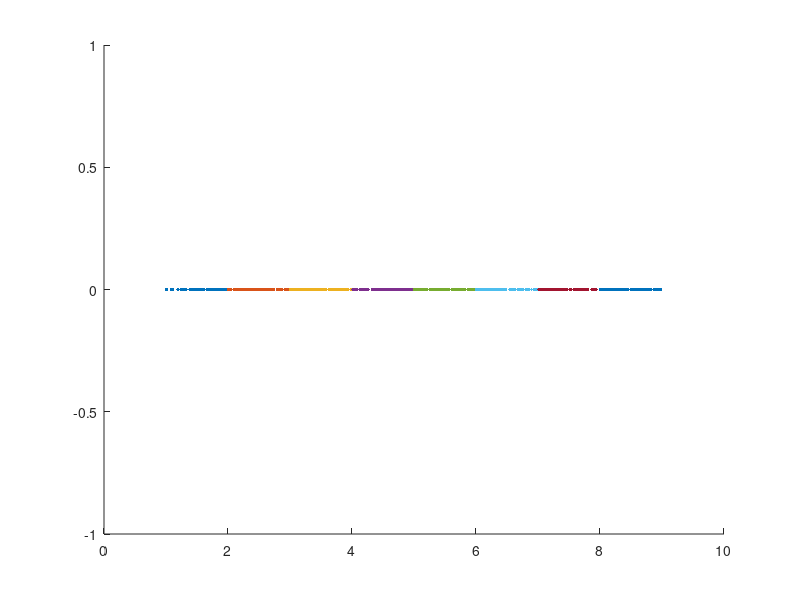

Source code (MATLAB):
close all;
clearvars;
clc;
rng default;
points_per_set = 100;
num_clusters = 8;
true_labels = zeros(points_per_set*num_clusters, 1);
gap = 1;
% points 
points = [];
for c=1:num_clusters
    mean_val = c * gap;
    % values random between 0 and 1
    point_set = rand(1, points_per_set);
    % shift between -gap / 4 and  gap / 4
    %point_set = point_set * gap / 2 - gap/4;
    % then move to mean
    point_set = point_set + mean_val;
    % add to the list of all points
    points = [points point_set];
    true_labels((c - 1)*points_per_set + (1:points_per_set)) = c;
end
figure;
hold on;
for c=1:num_clusters
    point_set = points((c - 1)*points_per_set + (1:points_per_set));
    plot(point_set, zeros(1, points_per_set) , '.' );
end